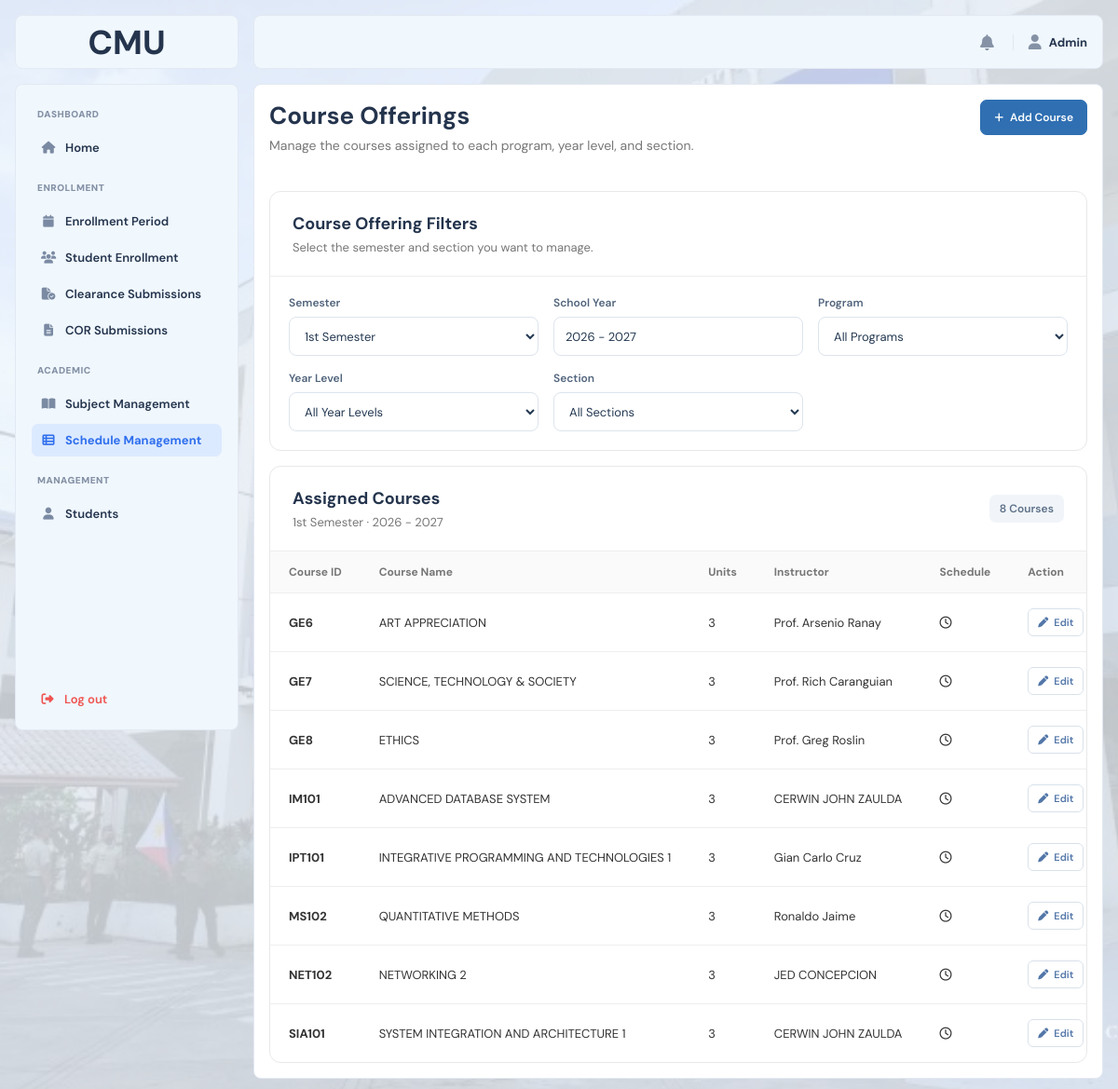
/frontend/pages/admin/course_offerings.php (signed in), run on the app's committed database.
### tables this page shows
CREATE TABLE `course_offerings` (
  `offering_id` int(10) UNSIGNED NOT NULL,
  `course_id` int(10) UNSIGNED NOT NULL,
  `program` varchar(100) NOT NULL,
  `year_level` int(11) NOT NULL,
  `section` varchar(50) NOT NULL,
  `semester` varchar(50) NOT NULL,
  `school_year` varchar(20) NOT NULL,
  `instructor_name` varchar(150) DEFAULT NULL,
  `created_at` datetime NOT NULL DEFAULT current_timestamp(),
  `updated_at` datetime NOT NULL DEFAULT current_timestamp() ON UPDATE current_timestamp()
);

CREATE TABLE `courses` (
  `course_id` int(10) UNSIGNED NOT NULL,
  `course_code` varchar(50) NOT NULL,
  `course_name` varchar(150) NOT NULL,
  `units` int(11) NOT NULL DEFAULT 3,
  `is_active` tinyint(1) NOT NULL DEFAULT 1,
  `created_at` datetime NOT NULL DEFAULT current_timestamp(),
  `updated_at` datetime NOT NULL DEFAULT current_timestamp() ON UPDATE current_timestamp()
);

### frontend/pages/admin/course_offerings.php (the view, shortened to what this page needs)
<?php
require_once dirname(__DIR__, 3) . '/backend/bootstrap.php';
$semester = $_GET['semester'] ?? '1st Semester';
$schoolYear = $_GET['school_year'] ?? '2026 - 2027';
$program = $_GET['program'] ?? '';
$yearLevel = $_GET['year_level'] ?? '';
$section = $_GET['section'] ?? '';
$courseOfferings = [];
$sql = '
    SELECT
        co.offering_id,
        co.program,
        co.year_level,
        co.section,
        co.semester,
        co.school_year,
        co.instructor_name,
        c.course_code,
        c.course_name,
        c.units,
        GROUP_CONCAT(
            CONCAT(
                COALESCE(cos.day_of_week, ""),
                " ",
                IF(
                    cos.start_time IS NOT NULL
                    AND cos.end_time IS NOT NULL,
                    CONCAT(
                        DATE_FORMAT(cos.start_time, "%h:%i %p"),
                        " - ",
                        DATE_FORMAT(cos.end_time, "%h:%i %p")
                    ),
                    ""
                ),
                IF(
                    cos.room IS NOT NULL
                    AND cos.room <> "",
                    CONCAT(" · ", cos.room),
                    ""
                )
            )
            ORDER BY cos.schedule_id
            SEPARATOR "||"
        ) AS schedules
    FROM course_offerings co
    INNER JOIN courses c
        ON c.course_id = co.course_id
    LEFT JOIN course_offering_schedules cos
        ON cos.offering_id = co.offering_id
    WHERE co.semester = ?
      AND co.school_year = ?
';
$params = [
$semester,
$schoolYear
];
$types = 'ss';
$sql .= '
    GROUP BY
        co.offering_id,
        co.program,
        co.year_level,
        co.section,
        co.semester,
        co.school_year,
        co.instructor_name,
        c.course_code,
        c.course_name,
        c.units
    ORDER BY
        co.program ASC,
        co.year_level ASC,
        co.section ASC,
        c.course_code ASC
';
$stmt = $conn->prepare($sql);
$stmt->bind_param(
$types,
...$params
);
$stmt->execute();
$result = $stmt->get_result();
while ($row = $result->fetch_assoc()) {
$row['schedules'] =
$row['schedules'] !== null
? explode('||', $row['schedules'])
: [];
$courseOfferings[] = $row;
}
?>
<!DOCTYPE html>
<html lang="en">
<head>
    <link
        rel="stylesheet"
        href="<?= BASE_URL ?>frontend/assets/css/main.css"
    >
    <link
        rel="stylesheet"
        href="<?= BASE_URL ?>frontend/assets/css/admin.css"
    >
    <link
        rel="stylesheet"
        href="https://cdnjs.cloudflare.com/ajax/libs/font-awesome/6.5.2/css/all.min.css"
    >
</head>
<body>
<div class="layout">
    <div class="imglogo">
        <span>CMU</span>
    </div>
    <?php require FRONTEND_PATH . 'includes/admin_sidebar.php'; ?>
    <div class="overlay" id="overlay"></div>
    <div class="main">
        <?php require FRONTEND_PATH . 'includes/topbar.php'; ?>
        <div class="content">
            <div class="admin-student-enrollment-header">
                <div>
                    <h1>
                        Course Offerings
                    </h1>
                    <p>
                        Manage the courses assigned to each program,
                        year level, and section.
                    </p>
                </div>
                <button
                    type="button"
                    class="course-offering-header-button"
                    id="openAddCourseModal"
                >
                    <i class="fa-solid fa-plus"></i>
                    Add Course
                </button>
            </div>
            <div class="admin-student-enrollment-card">
                <div class="admin-student-enrollment-card-header">
                    <div>
                        <h2>
                            Course Offering Filters
                        </h2>
                        <p>
                            Select the semester and section
                            you want to manage.
                        </p>
                    </div>
                </div>
                <form
                    method="GET"
                    action="<?= BASE_URL ?>"
                    class="course-offering-filters"
                    id="courseOfferingFilterForm"
                >
                    <div class="course-offering-field">
                        <label for="semester">
                            Semester
                        </label>
                        <select
                            id="semester"
                            name="semester"
                        >
                            <option
                                value="1st Semester"
                                <?= $semester === '1st Semester'
? 'selected'
: '' ?>
                            >
                                1st Semester
                            </option>
                        </select>
                    </div>
                    <div class="course-offering-field">
                        <label for="school_year">
                            School Year
                        </label>
                        <input
                            type="text"
                            id="school_year"
                            name="school_year"
                            value="<?= e($schoolYear) ?>"
                            placeholder="2026 - 2027"
                        >
                    </div>
                    <div class="course-offering-field">
                        <label for="program">
                            Program
                        </label>
                        <select
                            id="program"
                            name="program"
                        >
                            <option value="">
                                All Programs
                            </option>
                        </select>
                    </div>
                    <div class="course-offering-field">
                        <label for="year_level">
                            Year Level
                        </label>
                        <select
                            id="year_level"
                            name="year_level"
                        >
                            <option value="">
                                All Year Levels
                            </option>
                        </select>
                    </div>
                    <div class="course-offering-field">
                        <label for="section">
                            Section
                        </label>
                        <select
                            id="section"
                            name="section"
                        >
                            <option value="">
                                All Sections
                            </option>
                        </select>
                    </div>
                </form>
            </div>
            <div class="admin-student-enrollment-card">
                <div class="admin-student-enrollment-card-header">
                    <div>
                        <h2>
                            Assigned Courses
                        </h2>
                        <p>
                            <?php if (
$program !== '' &&
$yearLevel !== '' &&
$section !== ''
): ?>
                                <?= e($program) ?>
                                ·
                                <?= e($yearLevel) ?>th Year
                                ·
                                <?= e($section) ?>
                            <?php else: ?>
                                <?= e($semester) ?>
                                ·
                                <?= e($schoolYear) ?>
                            <?php endif; ?>
                        </p>
                    </div>
                    <span class="course-offering-count">
                        <?= count($courseOfferings) ?>
                        <?= count($courseOfferings) === 1
? 'Course'
: 'Courses' ?>
                    </span>
                </div>
                <?php if (empty($courseOfferings)): ?>
                    <div class="course-offering-empty">
                        <div class="course-offering-empty-icon">
                            <i class="fa-solid fa-book-open"></i>
                        </div>
                        <h3>
                            No Course Offerings Found
                        </h3>
                        <p>
                            No courses have been assigned to
                            the selected filters yet.
                        </p>
                    </div>
                <?php else: ?>
                    <div class="admin-student-enrollment-table-wrapper">
                        <table class="admin-student-enrollment-table">
                            <thead>
                                <tr>
                                    <th>
                                        Course ID
                                    </th>
                                    <th>
                                        Course Name
                                    </th>
                                    <th>
                                        Units
                                    </th>
                                    <th>
                                        Instructor
                                    </th>
                                    <th>
                                        Schedule
                                    </th>
                                    <th>
                                        Action
                                    </th>
                                </tr>
                            </thead>
                            <tbody>
                            <?php foreach (
$courseOfferings
as $offering
): ?>
                                <tr>
                                    <td>
                                        <strong>
                                            <?= e(
$offering['course_code']
) ?>
                                        </strong>
                                    </td>
                                    <td>
                                        <?= e(
$offering['course_name']
) ?>
                                    </td>
                                    <td>
                                        <?= e(
$offering['units']
) ?>
                                    </td>
                                    <td>
                                        <?php if (
!empty(
$offering['instructor_name']
)
): ?>
                                            <?= e(
$offering[
'instructor_name'
]
) ?>
                                        <?php else: ?>
                                            <span class="course-offering-muted">
                                                Not assigned
                                            </span>
                                        <?php endif; ?>
                                    </td>
                                    <td>
                                        <?php if (!empty($offering['schedules'])): ?>
                                            <div class="course-offering-schedule-list">
                                                <?php foreach ($offering['schedules'] as $schedule): ?>
                                                    <div class="course-offering-schedule-item">
                                                        <i class="fa-regular fa-clock"></i>
                                                    </div>
                                                <?php endforeach; ?>
                                            </div>
                                        <?php else: ?>
                                            <span class="course-offering-muted">
                                                Not finalized
                                            </span>
                                        <?php endif; ?>
                                    </td>
                                    <td>
                                        <button
                                            type="button"
                                            class="course-offering-edit-button"
                                            data-offering-id="<?= e($offering['offering_id']) ?>"
                                        >
                                            <i class="fa-solid fa-pen"></i>
                                            Edit
                                        </button>
                                    </td>
                                </tr>
                            <?php endforeach; ?>
                            </tbody>
                        </table>
                    </div>
                <?php endif; ?>
            </div>
        </div>
    </div>
</div>
</body>
</html>

### frontend/assets/css/main.css (style rules this page uses)
:root { --graystuble: #F8FAFC; --bluesubtle: #F0F7FD; --primary: #2f6fed; --primary-dark: #1c3f8f; --text: #24344d; --muted: #8592a6; --panel: #fbfcfe; --white: #ffffff; --border: #e3e9f2; --chip-bg: #eef1f6; --chip-color: #5b6b85; --blue: #2f6fed; --blue-bg: #dce9fd; --light-blue: #f8fafc; --lightest-blue: #eff6ff; --green: #2fb872; --green-bg: #d9f3e4; --orange: #f0a021; --orange-bg: #fcecc9; --danger: #ef5350; --danger-bg: #fbdedd; --table-head-bg: #1e293f; --table-head-text: #ffffff; --tips-grad-start: #1c3f8f; --tips-grad-end: #2f6fed; --tips-icon-bg: rgba(255, 255, 255, 0.2); --tips-text: rgba(255, 255, 255, 0.9); --teal: #0f9aa0; --teal-bg: #d7f1f2; --radius-sm: 8px; --radius-md: 14px; --sidebar-w: 240px; }
* { box-sizing: border-box; }
html, body { margin: 0; padding: 0; min-height: 100%; }
body { background-image: url('../img/cmu.png'); background-size: cover; background-position: center; background-repeat: no-repeat; font-family: "DM Sans", sans-serif; color: var(--text); overflow-x: hidden; }
button, input, textarea, select { font-family: inherit; }
.layout { display: grid; grid-template-columns: 240px minmax(0, 1fr); grid-template-rows: 58px minmax(0, 1fr); gap: 16px; width: 100%; min-height: 100vh; background: rgb(240, 247, 253, 0.8); padding: 16px; }
.imglogo { grid-column: 1; grid-row: 1; display: flex; align-items: center; justify-content: center; padding: 16px; background: var(--bluesubtle); border: 1px solid var(--border); border-radius: var(--radius-sm); }
.imglogo span { font-size: 36px; font-weight: 700; }
.main { grid-column: 2; grid-row: 1 / 3; display: grid; grid-template-rows: 58px minmax(0, 1fr); gap: 16px; min-width: 0; min-height: 0; background: transparent; }
.content { width: 100%; min-width: 0; min-height: 0; padding: 16px; background: var(--bluesubtle); border: 1px solid var(--border); border-radius: var(--radius-sm); overflow-y: auto; }
.content { display: flex; flex-direction: column; gap: 16px; width: 100%; min-width: 0; min-height: 0; padding: 16px; background: var(--white); border: 1px solid var(--border); border-radius: var(--radius-sm); overflow-y: auto; }
@media (min-width: 901px) { .layout > .imglogo { position: fixed; top: 16px; left: 16px; width: var(--sidebar-w, 240px); height: 58px; z-index: 31; } }

### data on the page
course_offerings: course.course_code "GE6", course.course_name "ART APPRECIATION", course.units "3", instructor_name "Prof. Arsenio Ranay"
course_offerings: course.course_code "GE7", course.course_name "SCIENCE, TECHNOLOGY & SOCIETY", course.units "3", instructor_name "Prof. Rich Caranguian"
course_offerings: course.course_code "GE8", course.course_name "ETHICS", course.units "3", instructor_name "Prof. Greg Roslin"
course_offerings: course.course_code "IM101", course.course_name "ADVANCED DATABASE SYSTEM", course.units "3", instructor_name "CERWIN JOHN ZAULDA"
course_offerings: course.course_code "IPT101", course.course_name "INTEGRATIVE PROGRAMMING AND TECHNOLOGIES 1", course.units "3", instructor_name "Gian Carlo Cruz"
course_offerings: course.course_code "MS102", course.course_name "QUANTITATIVE METHODS", course.units "3", instructor_name "Ronaldo Jaime"
course_offerings: course.course_code "NET102", course.course_name "NETWORKING 2", course.units "3", instructor_name "JED CONCEPCION"
course_offerings: course.course_code "SIA101", course.course_name "SYSTEM INTEGRATION AND ARCHITECTURE 1", course.units "3", instructor_name "CERWIN JOHN ZAULDA"

### other printed values
$section['title'] "ENROLLMENT"
$item['label'] "Enrollment Period"
$item['label'] "Student Enrollment"
$item['label'] "Clearance Submissions"
$item['label'] "COR Submissions"
$section['title'] "ACADEMIC"
$item['label'] "Subject Management"
$item['label'] "Schedule Management"
$section['title'] "MANAGEMENT"
$item['label'] "Students"
$userName "Admin"
$semester "1st Semester"
$schoolYear "2026 - 2027"
count($courseOfferings) "8"
